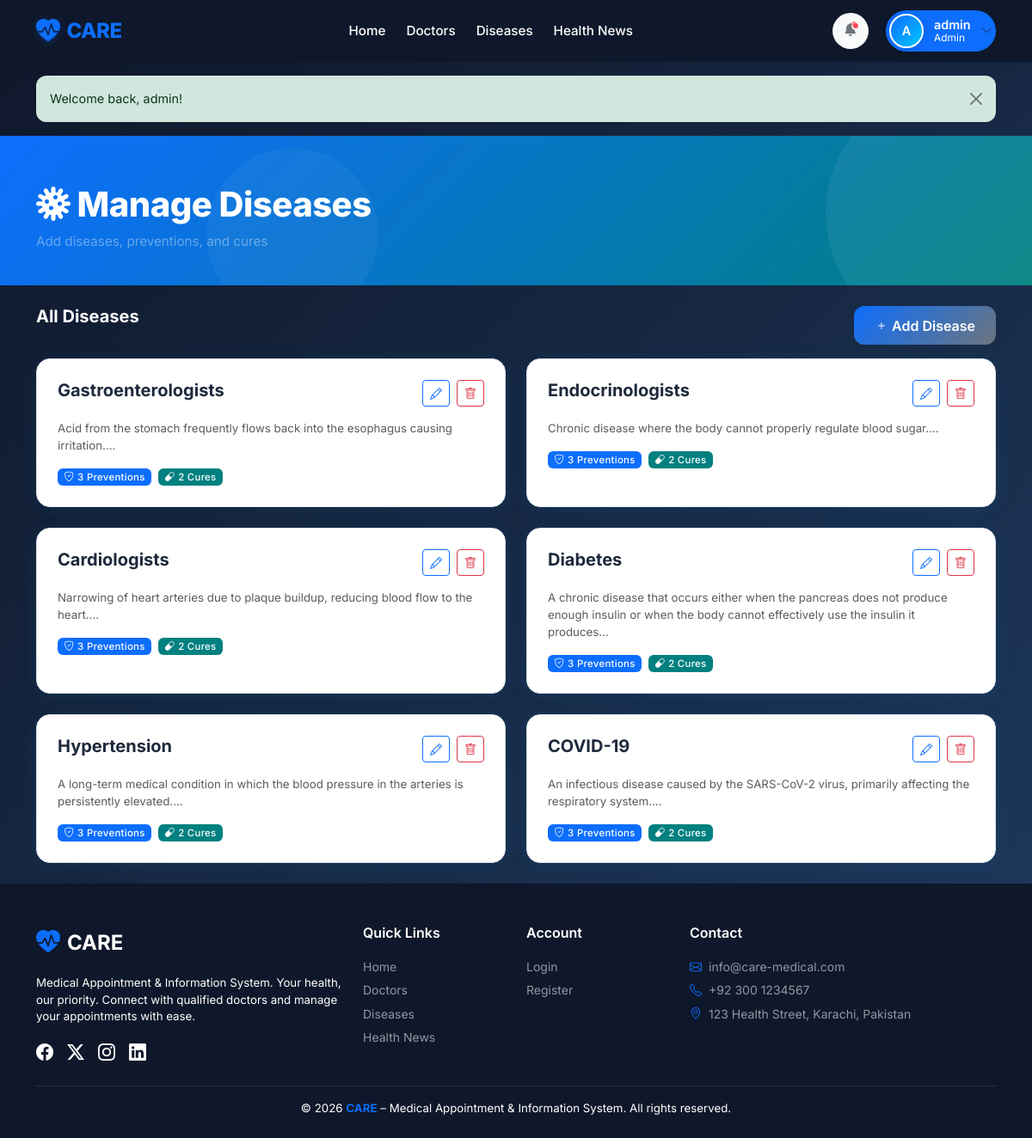
Page /admin/diseases.php (signed in) on the committed database.
### tables this page shows
CREATE TABLE `diseases` (
  `id` int(11) NOT NULL,
  `title` varchar(150) NOT NULL,
  `description` text NOT NULL,
  `created_at` timestamp NOT NULL DEFAULT current_timestamp()
);

### admin/diseases.php (the view, shortened to what this page needs)
<?php
require_once '../config/db.php';
require_once '../includes/auth.php';
$diseases = $conn->query("
    SELECT d.*,
        (SELECT COUNT(*) FROM preventions p WHERE p.disease_id = d.id) as prev_count,
        (SELECT COUNT(*) FROM cures c WHERE c.disease_id = d.id) as cure_count
    FROM diseases d ORDER BY d.created_at DESC
");
include '../includes/header.php';
?>
<div class="page-hero">
    <div class="container">
        <h1><i class="bi bi-virus me-2 text-white"></i>Manage Diseases</h1>
        <p class="mb-0 opacity-75 text-white-50">Add diseases, preventions, and cures</p>
    </div>
</div>
<div class="container py-4">
    <div class="d-flex justify-content-between mb-3">
        <h5 class="fw-bold mb-0 text-white">All Diseases</h5>
        <button class="btn btn-care" data-bs-toggle="modal" data-bs-target="#addDiseaseModal">
            <i class="bi bi-plus me-1"></i>Add Disease
        </button>
    </div>
    <div class="row g-4">
        <?php while ($d = $diseases->fetch_assoc()):
        ?>
        <div class="col-md-6">
            <div class="care-card h-100">
                <div class="card-body p-4">
                    <div class="d-flex justify-content-between align-items-start mb-3">
                        <h5 class="fw-bold mb-0"><?= e($d['title']) ?></h5>
                        <div class="d-flex gap-2">
                            <button class="btn btn-outline-primary btn-sm" data-bs-toggle="modal" data-bs-target="#editDis<?= $d['id'] ?>"><i class="bi bi-pencil"></i></button>
                            <form method="POST" class="d-inline">
                                <button type="submit" class="btn btn-outline-danger btn-sm" data-confirm="Delete this disease?"><i class="bi bi-trash"></i></button>
                            </form>
                        </div>
                    </div>
                    <p class="text-muted small mb-3"><?= e(substr($d['description'],0,150)) ?>...</p>
                    <div class="d-flex gap-2">
                        <span class="badge bg-care"><i class="bi bi-shield-check me-1"></i><?= $d['prev_count'] ?> Preventions</span>
                        <span class="badge bg-teal"><i class="bi bi-capsule me-1"></i><?= $d['cure_count'] ?> Cures</span>
                    </div>
                </div>
            </div>
        </div>
        <?php endwhile; ?>
    </div>
</div>
<?php include '../includes/footer.php'; ?>

### assets/css/style.css (style rules this page uses)
:root { --care-primary: #0ea5e9; --care-secondary: #0284c7; --care-teal: #0d9488; --care-teal-light: #ccfbf1; --care-blue-light: #e0f2fe; --care-dark: #0f172a; --care-text: #1e293b; --care-muted: #6e748b; --care-border: #e2e8f0; --care-card-bg: #ffffff; --care-bg: #f0f9ff; --navbar-bg: #0f172a; --footer-bg: #0f172a; --shadow-sm: 0 1px 3px rgba(0, 0, 0, .08), 0 1px 2px rgba(0, 0, 0, .06); --shadow-md: 0 4px 6px -1px rgba(0, 0, 0, .1), 0 2px 4px -1px rgba(0, 0, 0, .06); --shadow-lg: 0 10px 15px -3px rgba(0, 0, 0, .1), 0 4px 6px -2px rgba(0, 0, 0, .05); --shadow-card: 0 2px 20px rgba(14, 165, 233, .10); --radius-sm: 0.5rem; --radius-md: 0.75rem; --radius-lg: 1rem; --radius-xl: 1.5rem; --transition: all 0.25s ease; }
*, *::before, *::after { box-sizing: border-box; }
html { scroll-behavior: smooth; }
body { font-family: 'Inter', system-ui, -apple-system, sans-serif; background: linear-gradient(135deg, #0f172a 0%, #1e3a5f 100%); color: var(--care-text); min-height: 100vh; display: flex; flex-direction: column; font-size: 0.95rem; }
.bg-care { background: var(--care-primary) !important; }
.bg-teal { background: var(--care-teal) !important; }
.care-card { background: var(--care-card-bg); border: 1px solid var(--care-border); border-radius: var(--radius-lg); box-shadow: var(--shadow-card); transition: var(--transition); overflow: hidden; }
.btn-care { background: linear-gradient(135deg, var(--care-primary), var(--care-secondary)); color: #fff !important; border: none; border-radius: var(--radius-md); font-weight: 600; padding: 0.65rem 1.5rem; transition: var(--transition); }
.page-hero { background: linear-gradient(135deg, var(--care-primary), var(--care-teal)); color: #fff; padding: 3.5rem 0 2.5rem; position: relative; overflow: hidden; }
.page-hero::before { content: ''; position: absolute; top: -60px; right: -60px; width: 300px; height: 300px; border-radius: 50%; background: rgba(255, 255, 255, .06); }
.page-hero::after { content: ''; position: absolute; bottom: -40px; left: 20%; width: 200px; height: 200px; border-radius: 50%; background: rgba(255, 255, 255, .04); }
.page-hero .container { position: relative; z-index: 1; }
.page-hero h1 { font-weight: 800; letter-spacing: -0.5px; }
.badge { font-weight: 500; letter-spacing: 0.3px; }

### assets/css/header.css (style rules this page uses)
:root { --care-primary: #0d6efd; --care-primary-dark: #0a58ca; --care-secondary: #6c757d; --care-teal: #008080; --care-teal-light: #e0f2f2; --care-blue-light: #f0f7ff; --care-white: #ffffff; --care-dark: #212529; --navbar-bg: #0f172a; --care-gray-100: #f8f9fa; --care-gray-200: #e9ecef; --care-shadow: 0 4px 20px rgba(0, 0, 0, 0.08); --care-transition: all 0.3s cubic-bezier(0.4, 0, 0.2, 1); }

### rows in the picture
diseases: title "Gastroenterologists", description "Acid from the stomach frequently flows back into the esophagus causing irritation.", prev_count "3", cure_count "2"
diseases: title "Endocrinologists", description "Chronic disease where the body cannot properly regulate blood sugar.", prev_count "3", cure_count "2"
diseases: title "Cardiologists", description "Narrowing of heart arteries due to plaque buildup, reducing blood flow to the heart.", prev_count "3", cure_count "2"
diseases: title "Diabetes", description "A chronic disease that occurs either when the pancreas does not produce enough insulin or when the body cannot effectively use the insulin it produces", prev_count "3", cure_count "2"
diseases: title "Hypertension", description "A long-term medical condition in which the blood pressure in the arteries is persistently elevated.", prev_count "3", cure_count "2"
diseases: title "COVID-19", description "An infectious disease caused by the SARS-CoV-2 virus, primarily affecting the respiratory system.", prev_count "3", cure_count "2"

### other values in the picture
$initial "A"
$username "admin"
$role "Admin"
$flash['message'] "Welcome back, admin!"
